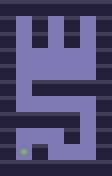

Tiled map render using the project's own tile images. Description and the whole map definition, tile-layer contents included, below:
An orthogonal 7x11 tile map with 16x16 px tiles, 3 tile layers (tiles, collidable, win) and 11 objects (6x Door, 4x PressurePlate, PlayerStart).

<map version="1.2" tiledversion="1.3.2" orientation="orthogonal" renderorder="right-down" compressionlevel="0" width="7" height="11" tilewidth="16" tileheight="16" infinite="0" nextlayerid="7" nextobjectid="22">
 <editorsettings>
  <export target="../Maps/map_7.json" format="json" />
 </editorsettings>
 <properties>
  <property name="Name" value="Puppet Master" />
 </properties>
 <tileset firstgid="1" source="Tiles_1.tsx" />
 <layer id="1" name="tiles" width="7" height="11">
  <data encoding="csv">
1,2,6,2,6,2,3,
21,22,6,22,6,22,23,
21,22,2,22,2,22,23,
21,22,22,22,22,22,23,
21,22,22,22,22,22,23,
21,22,50,70,70,70,3,
21,22,22,22,22,22,23,
1,70,70,70,61,22,23,
21,22,22,22,2,22,23,
21,4,62,22,22,22,23,
41,42,6,42,42,42,43
</data>
 </layer>
 <layer id="5" name="collidable" width="7" height="11">
  <data encoding="csv">
2,2,2,2,2,2,2,
2,0,2,0,2,0,2,
2,0,2,0,2,0,2,
2,0,0,0,0,0,2,
2,0,0,0,0,0,2,
2,0,2,2,2,2,2,
2,0,0,0,0,0,2,
2,2,2,2,2,0,2,
2,0,0,0,2,0,2,
2,0,2,0,0,0,2,
2,2,2,2,2,2,2
</data>
 </layer>
 <layer id="6" name="win" width="7" height="11">
  <data encoding="csv">
0,0,0,0,0,0,0,
0,0,0,0,0,0,0,
0,0,0,0,0,0,0,
0,0,0,0,0,0,0,
0,0,0,0,0,0,0,
0,0,0,0,0,0,0,
0,0,0,0,0,0,0,
0,0,0,0,0,0,0,
0,0,0,0,0,0,0,
0,4,0,0,0,0,0,
0,0,0,0,0,0,0
</data>
 </layer>
 <objectgroup id="4" name="entities">
  <object id="4" type="PlayerStart" x="51.8322" y="67.6145" width="7.63636" height="6" />
  <object id="10" name="2" type="Door" x="21.9466" y="86.7001" width="3.5" height="3.375">
   <properties>
    <property name="Blocking" value="True" />
   </properties>
  </object>
  <object id="12" name="2" type="PressurePlate" x="19.2557" y="20.7216" width="9.375" height="8.125" />
  <object id="13" name="2" type="Door" x="70.2386" y="151.006" width="3.5" height="3.375">
   <properties>
    <property name="Blocking" value="False" />
    <property name="Side" value="True" />
   </properties>
  </object>
  <object id="14" name="4" type="Door" x="54.1136" y="38.0739" width="3.5" height="3.375">
   <properties>
    <property name="Blocking" value="True" />
   </properties>
  </object>
  <object id="15" name="3" type="Door" x="86.1818" y="38.4261" width="3.5" height="3.375">
   <properties>
    <property name="Blocking" value="True" />
   </properties>
  </object>
  <object id="17" name="3" type="PressurePlate" x="51.3693" y="99.517" width="9.375" height="8.125" />
  <object id="18" name="4" type="PressurePlate" x="83.3125" y="19.8125" width="9.375" height="8.125" />
  <object id="19" name="4" type="Door" x="37.7614" y="135.165" width="3.5" height="3.375">
   <properties>
    <property name="Blocking" value="False" />
    <property name="Side" value="True" />
   </properties>
  </object>
  <object id="20" name="5" type="PressurePlate" x="50.8125" y="20.0625" width="9.375" height="8.125" />
  <object id="21" name="5" type="Door" x="70.1364" y="102.506" width="3.5" height="3.375">
   <properties>
    <property name="Blocking" value="True" />
    <property name="Side" value="True" />
   </properties>
  </object>
 </objectgroup>
</map>